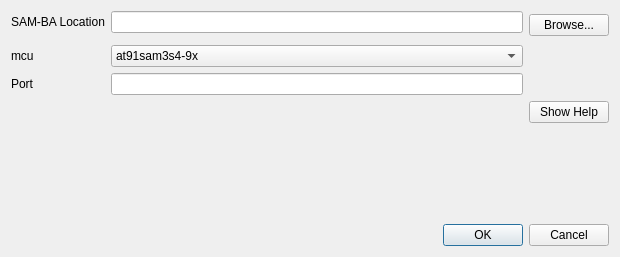
<?xml version="1.0" encoding="UTF-8"?>
<ui version="4.0">
 <class>burnConfigDialog</class>
 <widget class="QDialog" name="burnConfigDialog">
  <property name="geometry">
   <rect>
    <x>0</x>
    <y>0</y>
    <width>620</width>
    <height>257</height>
   </rect>
  </property>
  <property name="windowTitle">
   <string>AVRDUDE Configuration</string>
  </property>
  <property name="windowIcon">
   <iconset resource="eepe.qrc">
    <normaloff>:/images/configure.png</normaloff>:/images/configure.png</iconset>
  </property>
  <layout class="QGridLayout" name="gridLayout_2">
   <item row="0" column="0">
    <layout class="QGridLayout" name="gridLayout">
     <item row="0" column="2">
      <widget class="QLineEdit" name="avrdude_location">
       <property name="toolTip">
        <string>Location of AVRDUDE executable</string>
       </property>
       <property name="whatsThis">
        <string>The location of the AVRDUDE.EXE executable.</string>
       </property>
       <property name="text">
        <string notr="true"/>
       </property>
      </widget>
     </item>
     <item row="0" column="4" rowspan="2">
      <widget class="QPushButton" name="pushButton">
       <property name="whatsThis">
        <string>Use this button to browse and look for the AVRDUDE.EXE executable file.</string>
       </property>
       <property name="text">
        <string>Browse...</string>
       </property>
      </widget>
     </item>
     <item row="4" column="4">
      <widget class="QPushButton" name="pushButton_4">
       <property name="whatsThis">
        <string>Show AVRDUDE help</string>
       </property>
       <property name="text">
        <string>Show Help</string>
       </property>
      </widget>
     </item>
     <item row="3" column="0">
      <widget class="QLabel" name="label_5">
       <property name="text">
        <string>Port</string>
       </property>
       <property name="alignment">
        <set>Qt::AlignLeading|Qt::AlignLeft|Qt::AlignVCenter</set>
       </property>
      </widget>
     </item>
     <item row="0" column="0">
      <widget class="QLabel" name="label">
       <property name="text">
        <string>SAM-BA Location</string>
       </property>
       <property name="alignment">
        <set>Qt::AlignLeading|Qt::AlignLeft|Qt::AlignVCenter</set>
       </property>
      </widget>
     </item>
     <item row="2" column="0">
      <widget class="QLabel" name="label_4">
       <property name="text">
        <string>mcu</string>
       </property>
       <property name="alignment">
        <set>Qt::AlignLeading|Qt::AlignLeft|Qt::AlignVCenter</set>
       </property>
      </widget>
     </item>
     <item row="2" column="2">
      <widget class="QComboBox" name="avrdude_mcu">
       <property name="whatsThis">
        <string>Programmer used for communicating with the controller.
Please consult the programmer's documentation and the AVRDUDE documentation to select the appropriate programmer.</string>
       </property>
       <property name="insertPolicy">
        <enum>QComboBox::InsertAlphabetically</enum>
       </property>
       <item>
        <property name="text">
         <string>at91sam3s4-9x</string>
        </property>
       </item>
       <item>
        <property name="text">
         <string>at91sam3s2-9x</string>
        </property>
       </item>
      </widget>
     </item>
     <item row="3" column="2">
      <widget class="QLineEdit" name="armPort">
       <property name="toolTip">
        <string>Extra arguments that will be passed to AVRDUDE on every call</string>
       </property>
       <property name="whatsThis">
        <string>Extra arguments used in AVRDUDE.
This can be used for providing extra information to AVRDUDE.

Please only use this if you know what you are doing.  There are no error checks and you could cripple your controller.</string>
       </property>
       <property name="text">
        <string notr="true"/>
       </property>
      </widget>
     </item>
    </layout>
   </item>
   <item row="2" column="0">
    <widget class="QDialogButtonBox" name="buttonBox">
     <property name="orientation">
      <enum>Qt::Horizontal</enum>
     </property>
     <property name="standardButtons">
      <set>QDialogButtonBox::Cancel|QDialogButtonBox::Ok</set>
     </property>
     <property name="centerButtons">
      <bool>false</bool>
     </property>
    </widget>
   </item>
   <item row="1" column="0">
    <spacer name="verticalSpacer">
     <property name="orientation">
      <enum>Qt::Vertical</enum>
     </property>
     <property name="sizeHint" stdset="0">
      <size>
       <width>20</width>
       <height>40</height>
      </size>
     </property>
    </spacer>
   </item>
  </layout>
 </widget>
 <resources>
  <include location="eepe.qrc"/>
 </resources>
 <connections>
  <connection>
   <sender>buttonBox</sender>
   <signal>rejected()</signal>
   <receiver>burnConfigDialog</receiver>
   <slot>reject()</slot>
   <hints>
    <hint type="sourcelabel">
     <x>316</x>
     <y>260</y>
    </hint>
    <hint type="destinationlabel">
     <x>286</x>
     <y>274</y>
    </hint>
   </hints>
  </connection>
  <connection>
   <sender>buttonBox</sender>
   <signal>accepted()</signal>
   <receiver>burnConfigDialog</receiver>
   <slot>accept()</slot>
   <hints>
    <hint type="sourcelabel">
     <x>248</x>
     <y>254</y>
    </hint>
    <hint type="destinationlabel">
     <x>157</x>
     <y>274</y>
    </hint>
   </hints>
  </connection>
 </connections>
</ui>
